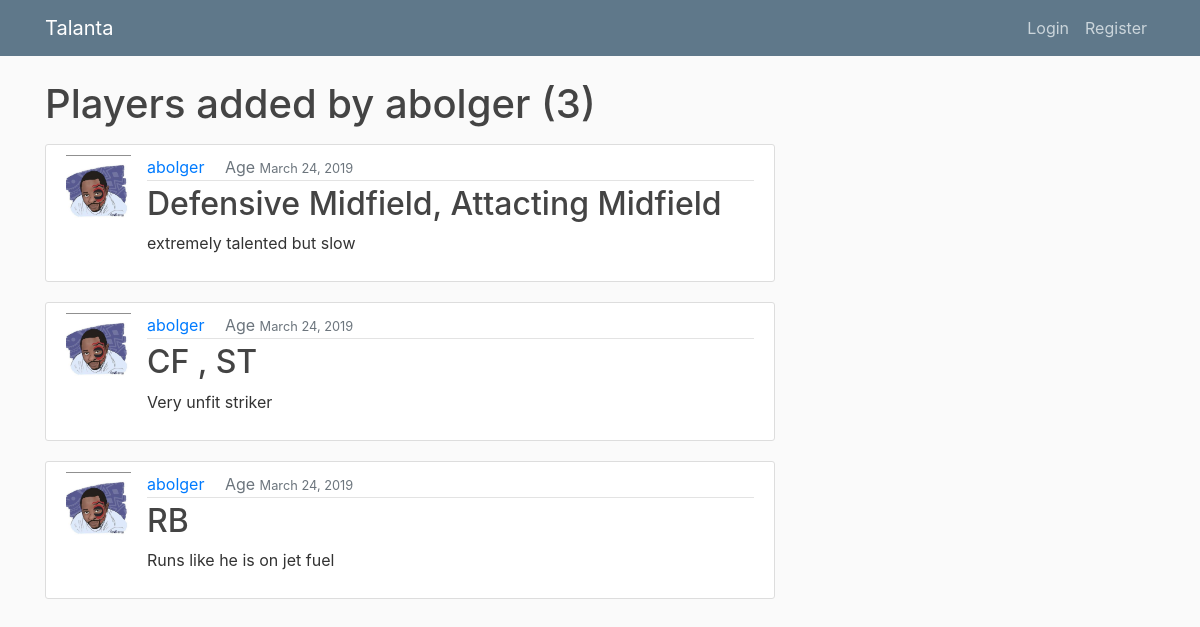
Before: /user/abolger with the older database file.
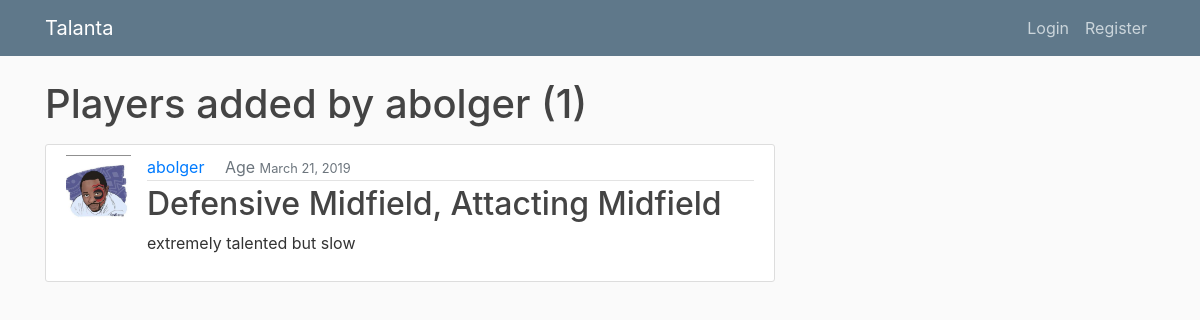
After: the same page with the newer database file.
### karatasi/models.py (models this page shows, shortened)
class Post(models.Model):
    sport_type = (('soccer', 'Soccer'),('basketball', 'Basketball'),('netball', 'Netball'),)
    image = models.ImageField(default = 'default.jpg' , upload_to ='player_pics')
    county = models.CharField(default = '', max_length=100)
    school = models.CharField(default = '', max_length=100)
    player_name = models.CharField(default = '', max_length=100)
    age = models.CharField(default = '', max_length=100)
    gender = models.CharField(default = '', max_length=100)
    sport =  models.CharField(max_length=10, choices=sport_type)
    height = models.CharField(default = '', max_length=100)
    weight = models.CharField(default = '', max_length=100)
    speed = models.CharField(default = '', max_length=100)
    position = models.CharField(max_length=100)
    comment = models.TextField()
    date_posted = models.DateTimeField(default=timezone.now)
    name = models.ForeignKey(User,on_delete=models.CASCADE)

### users/models.py (models this page shows, shortened)
class Profile(models.Model):
    user = models.OneToOneField(User, on_delete = models.CASCADE)
    image = models.ImageField(default = 'default.jpg' , upload_to ='profile_pics')

### karatasi/views.py (the view)
# urls.py: path('user/<str:username>', UserPostListView.as_view(), name = 'user-posts'),
class UserPostListView(ListView):
    model = Post
    template_name = 'karatasi/user_posts.html'
    context_object_name = 'posts'
    paginate_by = 3
    def get_queryset(self):
        user = get_object_or_404(User, username=self.kwargs.get('username'))
        return Post.objects.filter(name = user).order_by('-date_posted')

### karatasi/templates/karatasi/user_posts.html (shortened to what this page needs)
{% extends "karatasi/base.html"%}
{% block content %}
<h1 class = 'mb-3'> Players added by {{view.kwargs.username }} ({{ page_obj.paginator.count }}) </h1>
    {% for post in posts %}
      <article class="media content-section">
            <img class = 'rounded-square article-img'src="{{ post.name.profile.image.url }}" alt="">
            <div class="media-body" href=" {% url 'post-detail' post.id %} " >
              <div class="article-metadata">
                <a class="mr-2" href = "{% url 'user-posts' post.name.username %}" >{{ post.name}} </a>
                <a class="text-muted" >Age {{post.age}} </a>
                <small class="text-muted">{{post.date_posted|date:" F d, Y"}}</small>
              </div>
              <h2><a class="article-title" href=" {% url 'post-detail' post.id %}" >{{post.position}}</a></h2>
              <p class="article-content">{{post.comment}}</p>
            </div>
      </article>
    {% endfor %}
{% endblock content%}

Changed rows visible on the page:
removed Post: name.profile.image (picture), name "abolger", date_posted "March 24, 2019", position "CF , ST", comment "Very unfit striker"
removed Post: name.profile.image (picture), name "abolger", date_posted "March 24, 2019", position "RB", comment "Runs like he is on jet fuel"
changed Post "Defensive Midfield, Attacting Midfield": date_posted "March 24, 2019" → "March 21, 2019"
Other visible differences:
{{ page_obj.paginator.count }}: "3" → "1"
